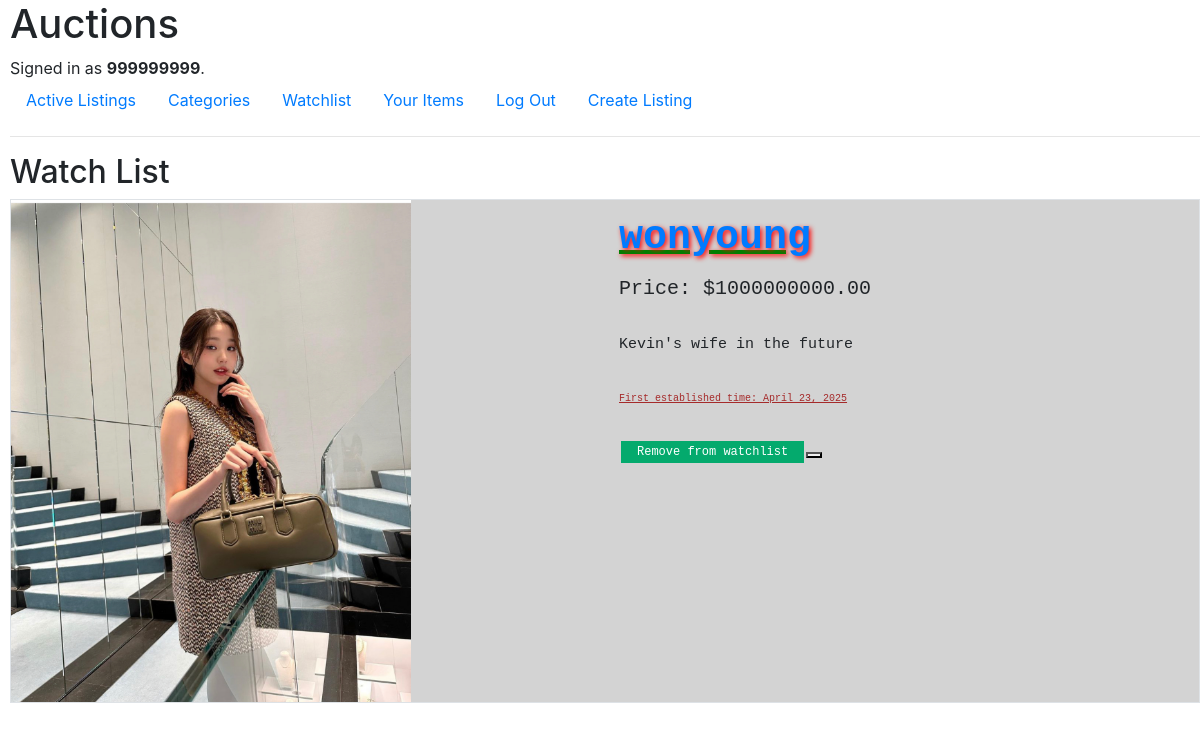
The app's page /watch_list/0 (signed in) with its own data.
### auctions/models.py (models this page shows, shortened)
class User(AbstractUser):
    username = models.CharField(max_length=20, unique=True)
    email = models.EmailField(max_length=100, unique=True)
    password = models.CharField(max_length=20)

class WatchList(models.Model):
    user_watchlist = models.ForeignKey("CreateListing", on_delete=models.CASCADE, null=True, blank=True)
    user = models.ForeignKey("User", on_delete=models.CASCADE)

class CreateListing(models.Model):
    title = models.CharField(max_length=30)
    description = models.CharField(max_length=1000)
    starting_bid = models.DecimalField(max_digits=20, decimal_places=2)
    category = models.CharField(max_length=20)
    image = models.ImageField(upload_to="uploaded_image/", blank=True)
    original_time = models.DateField(auto_now_add=True)
    modifying_time = models.DateField(auto_now=True)
    list_builder = models.ForeignKey("User", on_delete=models.CASCADE, default="Person doesn't exist",
                                     to_field="username")

### auctions/views.py (the view, shortened to what this page needs)
# urls.py: path("watch_list/<int:item_id>", views.watch_list, name="watch_list"),
@login_required(login_url='auctions/index', redirect_field_name='create_listing')
def watch_list(request, item_id=0):
    watchlist = models.WatchList.objects.filter(user=request.user)
    return render(request, "auctions/watch_list.html", {
        "watchlist": watchlist
    })

### auctions/templates/auctions/watch_list.html (shortened to what this page needs)
{% extends "auctions/layout.html" %}
{% block body %}
    <h2>Watch List</h2>
    {% for item in watchlist %}
    <div class="background">
        <div class="bg-secondary-subtle border border-primary-subtle d-flex flex-row mb-3">
            {% if item.user_watchlist.image %}
                <img src="{{item.user_watchlist.image.url}}" alt="{{item.user_watchlist.title}} is not avalible">
            {% else %}
                <img src="../media/Backup photo/backup.jpg" alt="No photo avalible">
            {% endif %}
            <div>
                <a class="word_and_image_spaces p-2 title link_words" href="{% url 'item_details' item.user_watchlist.id %}"><strong>{{item.user_watchlist.title}}</strong></a>
                <h3 class="word_and_image_spaces p-2"> Price: ${{item.user_watchlist.starting_bid}}</h3>
                {% if item.user_watchlist.description %}
                    <div>
                        <h4 class="word_and_image_spaces p-2 break_line">  {{item.user_watchlist.description}} </h4>
                    </div>
                {% endif %}
                <div>
                    <h6  class="word_and_image_spaces p-2" > First established time: {{item.user_watchlist.original_time}} </h6>
                </div>
                <form method="POST" action="{% url 'remove_watchlist' item.user_watchlist.id %}" class="word_and_image_spaces p-2">
                    <button class="button1"> Remove from watchlist<button>
                    </form>
            </div>
        </div>
    </div>
    {% endfor %}
{% endblock %}

### auctions/templates/auctions/layout.html (shortened to what this page needs)
{% load static %}
<!DOCTYPE html>
<html lang="en">
    <head>
        <link rel="stylesheet" href="https://stackpath.bootstrapcdn.com/bootstrap/4.4.1/css/bootstrap.min.css">
        <link rel="stylesheet" href="{% static 'auctions/styles.css' %}">
    </head>
    <body>
        <h1>Auctions</h1>
        <div>
            {% if user.is_authenticated %}
                Signed in as <strong>{{ user.username }}</strong>.
            {% else %}
                Not signed in.
            {% endif %}
        </div>
        <ul class="nav">
            <li class="nav-item">
                <a class="nav-link" href="{% url 'active_listings' %}">Active Listings</a>
            </li>
            <li class="nav-item">
                <a class="nav-link" href="{% url 'categories' %}">Categories</a>
            </li>
            {% if user.is_authenticated %}
                <li class="nav-item">
                    <a class="nav-link" href="{% url 'watch_list' 0 %}">Watchlist</a>
                </li>
                <li class="nav-item">
                    <a class="nav-link" href="{% url 'user_created_item' 0 %}"> Your Items </a>
                </li>
            {% endif %}
            {% if user.is_authenticated %}
                <li class="nav-item">
                    <a class="nav-link" href="{% url 'logout' %}">Log Out</a>
                </li>
                <li class="nav-item">
                    <a class="nav-link" href="{% url 'create_listing' %}">Create Listing</a>
                </li>
            {% endif %}
        </ul>
        <hr>
        {% block body %}
        {% endblock %}
    </body>
</html>

### auctions/static/auctions/styles.css (style rules this page uses)
body { margin-left: 10px; }
.word_and_image_spaces { margin-left: 200px; margin-top: 20px; vertical-align: text-top; font-family: Monospace; line-height: 0.5; }
.background { background-color: lightgray; }
.title { text-decoration-line: underline; text-decoration-color: green; text-shadow: 2px 2px 5px red; }
.link_words { display: block; font-size: 40px; margin-top: 20px; margin-bottom: 5px; }
h3 { font-size: 20px; }
h4 { font-size: 15px; text-align-last: left; }
.break_line { max-width: 2000px; line-height: 2; word-wrap: break-word; word-break: keep-all; }
h6 { font-size: 10px; color:brown; text-decoration-line: underline; }
img { max-width: 400px; height: auto; }
.button1 { background-color: #04AA6D; border: none; color: white; padding: 8px 16px; text-align: center; text-decoration: none; display: inline-block; font-size: 12px; margin: 4px 2px; transition-duration: 0.4s; cursor: pointer; }

### records on screen
User: username "999999999"
WatchList: user_watchlist.image (picture), user_watchlist "wonyoung", user_watchlist.starting_bid "1000000000.00", user_watchlist.description "Kevin's wife in the future", user_watchlist.original_time "April 23, 2025"
